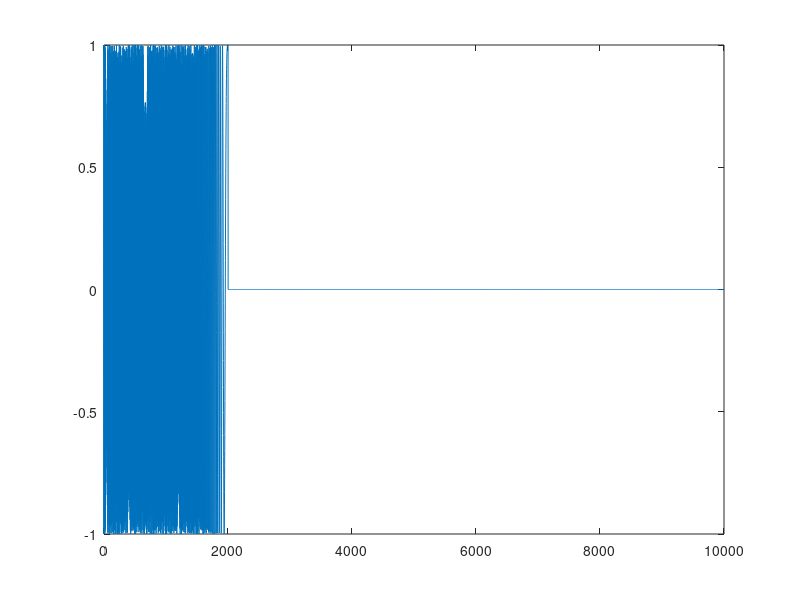
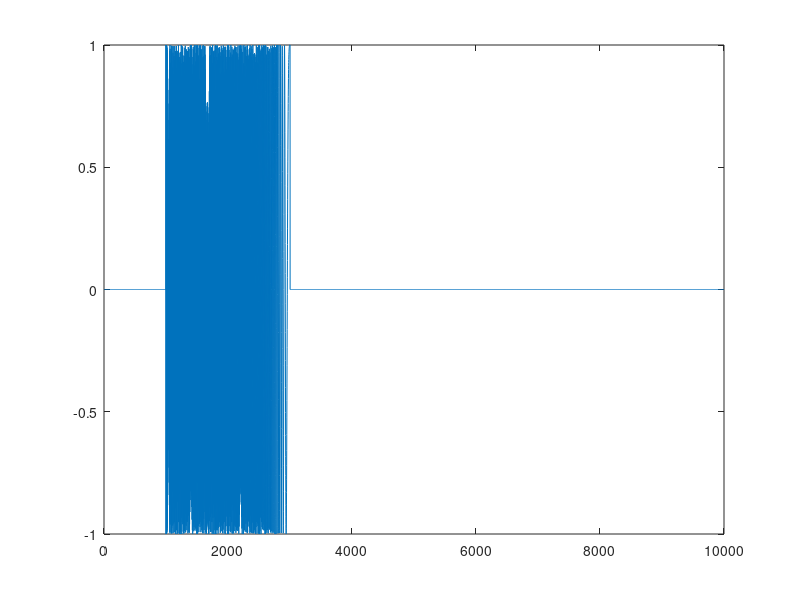
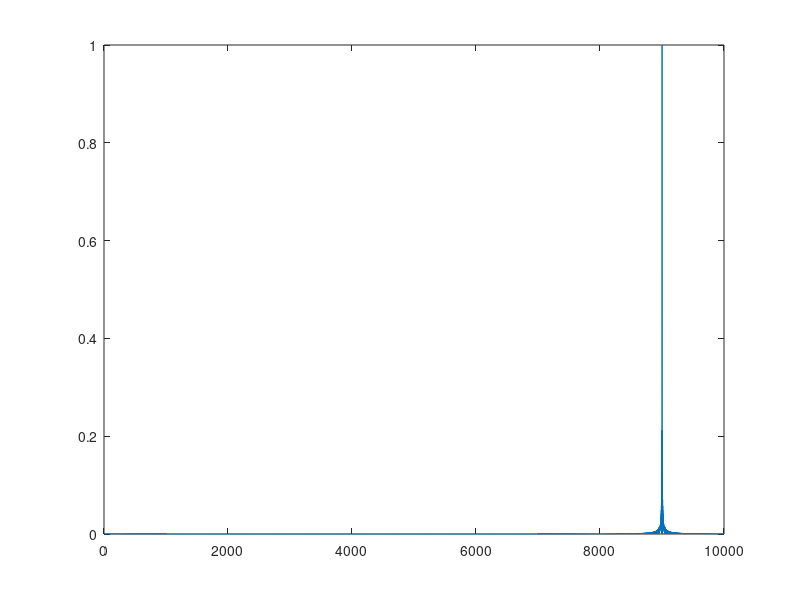
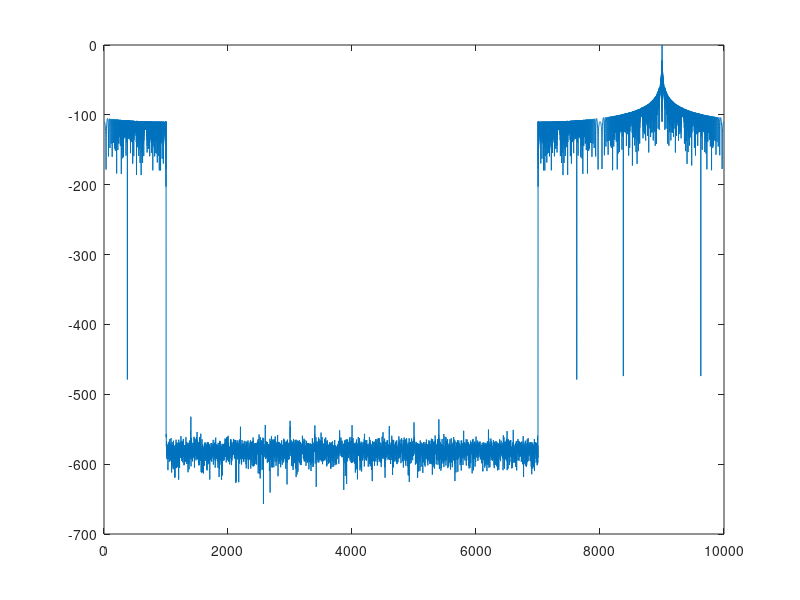

These figures' MATLAB source, in order:
function Test
%TEST Summary of this function goes here
%   Detailed explanation goes here
clc;
close all;
clear all;

i = 0:0.0005:1;
F0 = 1000;
K = 1000;

a = zeros(1,10000);
b = zeros(1,10000);

a(1:length(i)) = exp(1i*(2*pi*F0*i+K*pi*i.^2));
figure,plot(real(a));
b(1001:length(i)+1000) = exp(1i*(2*pi*F0*i+K*pi*i.^2));
figure,plot(real(b));

fft_a = fft(a);
fft_b = conj(fft(b));

fft_c = fft_a.*fft_b;

c = ifft(fft_c);
figure,plot(abs(c)/max(abs(c)));
figure,plot(10*log2(abs(c)/max(abs(c))));

end

